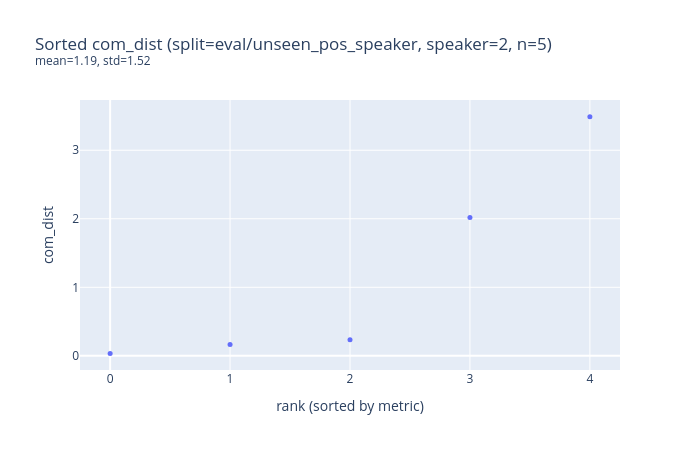

Notebook source saved alongside this figure:
### Code cell
def plot_metric_distribution(df, split=None, speaker=None, metric='com_dist'):
    # Sorted scatter of metric's distribution: samples matching split/speaker are sorted
    # by metric ascending and plotted as individual points, x=rank (sorted index),
    # y=metric value -- no binning, so every sample is its own dot. split=None matches
    # all splits; speaker=None matches all speakers. Rows with a NaN metric (e.g. no run
    # prediction, or com_dist for an empty-box sentinel com) are dropped first.
    sdf = df.dropna(subset=[metric])
    if split is not None:
        sdf = sdf[sdf['split'] == split]
    if speaker is not None:
        sdf = sdf[_match(sdf['speaker'], speaker)]
    if sdf.empty:
        print(f'No samples match split={split!r}, speaker={speaker!r} with a valid {metric}.')
        return

    sdf = sdf.sort_values(metric).reset_index(drop=True)
    hover_ids = np.stack([_as_int_id(sdf['sample_id']), _as_int_id(sdf['output_id']), sdf['speaker']], axis=-1)

    fig = go.Figure()
    fig.add_trace(go.Scatter(
        x=sdf.index, y=sdf[metric], mode='markers', marker=dict(size=5),
        customdata=hover_ids,
        hovertemplate='rank=%{x}<br>sample=%{customdata[0]}<br>output_id=%{customdata[1]}'
                      f'<br>speaker=%{{customdata[2]}}<br>{metric}=%{{y:.3g}}<extra></extra>',
    ))

    split_desc = 'all splits' if split is None else f'split={split}'
    speaker_desc = 'all speakers' if speaker is None else f'speaker={speaker}'
    mean, std = sdf[metric].mean(), sdf[metric].std()
    title = (f'Sorted {metric} ({split_desc}, {speaker_desc}, n={len(sdf)})'
            f'<br><sup>mean={mean:.3g}, std={std:.3g}</sup>')
    fig.update_layout(title=title, xaxis_title='rank (sorted by metric)', yaxis_title=metric,
                      height=450, width=700)
    fig.show()

plot_metric_distribution(samples_df, split='eval/unseen_pos_speaker', speaker=2, metric='com_dist')

### Figure 1 — Plotly figure (JSON) as saved in the notebook; plotly's stock layout.template omitted (floating-point values rounded to 4 significant figures)
{"data": [{"customdata": [[385, 48, 2], [297, 37, 2], [377, 47, 2], [201, 25, 2], [465, 58, 2]], "hovertemplate": "rank=%{x}<br>sample=%{customdata[0]}<br>output_id=%{customdata[1]}<br>speaker=%{customdata[2]}<br>com_dist=%{y:.3g}<extra></extra>", "marker": {"size": 5}, "mode": "markers", "type": "scatter", "x": [0, 1, 2, 3, 4], "y": [0.03585, 0.1648, 0.2355, 2.018, 3.491]}], "layout": {"height": 450, "title": {"text": "Sorted com_dist (split=eval/unseen_pos_speaker, speaker=2, n=5)<br><sup>mean=1.19, std=1.52</sup>"}, "width": 700, "xaxis": {"title": {"text": "rank (sorted by metric)"}}, "yaxis": {"title": {"text": "com_dist"}}}}
